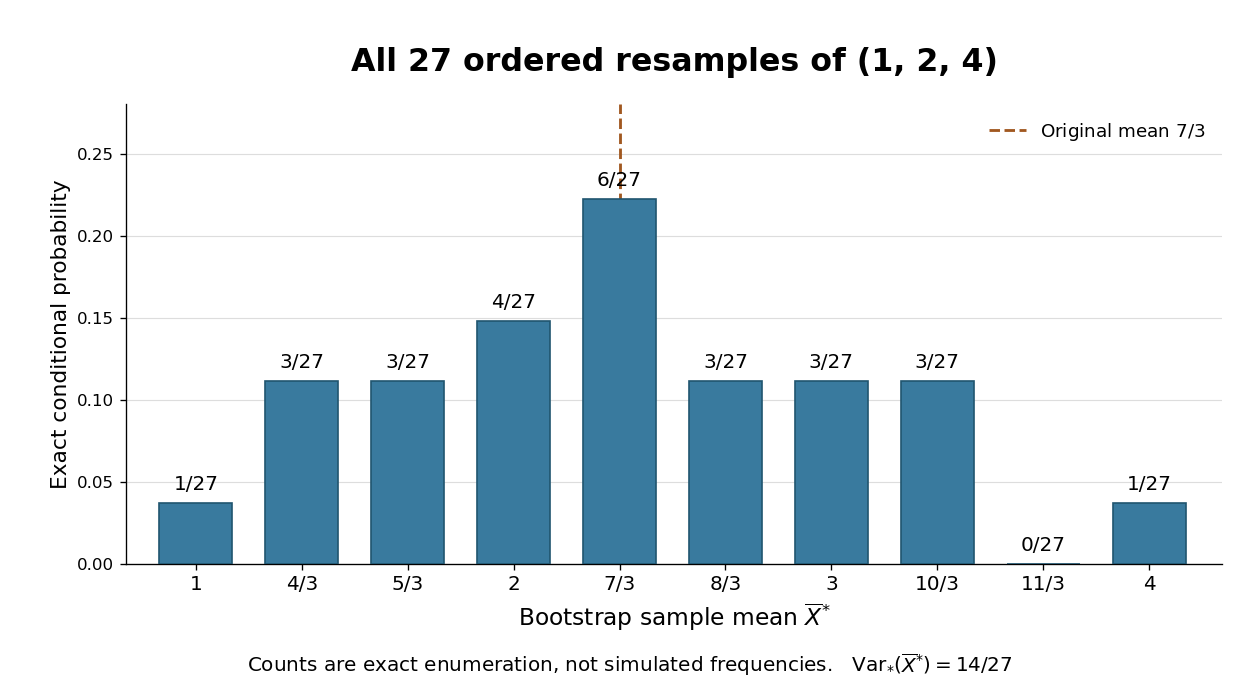

The Python source for this figure:
"""Enumerate every ordered bootstrap sample; emit the matching PNG in CWD."""
from collections import Counter
from fractions import Fraction
from itertools import product
from pathlib import Path
import matplotlib
matplotlib.use("Agg")
import matplotlib.pyplot as plt
import numpy as np


def main():
    counts = Counter(sum(sample) for sample in product((1, 2, 4), repeat=3))
    sums = np.arange(3, 13)
    means = sums / 3
    weights = np.array([counts[int(s)] for s in sums])
    assert weights.sum() == 27
    assert sum(Fraction(s, 3)*Fraction(c, 27) for s, c in counts.items()) == Fraction(7, 3)
    fig, ax = plt.subplots(figsize=(10.5, 5.8), dpi=120)
    fig.patch.set_facecolor("white")
    ax.bar(means, weights/27, width=.23, color="#397a9e", edgecolor="#20556f", zorder=3)
    for x, c in zip(means, weights):
        ax.text(x, c/27+.008, f"{c}/27", ha="center", fontsize=12)
    ax.axvline(7/3, color="#a15820", ls="--", lw=1.7, label=r"Original mean $7/3$")
    ax.set_xticks(means, [str(Fraction(int(s), 3)) for s in sums], fontsize=12)
    ax.set_xlabel(r"Bootstrap sample mean $\overline{X}^{*}$", fontsize=14)
    ax.set_ylabel("Exact conditional probability", fontsize=13)
    ax.set_ylim(0, .28)
    ax.set_xlim(.78, 4.23)
    ax.set_title("All 27 ordered resamples of (1, 2, 4)", fontsize=19, weight="bold", pad=20)
    ax.grid(axis="y", color="#dddddd", lw=.7, zorder=0)
    ax.spines[["top", "right"]].set_visible(False)
    ax.legend(loc="upper right", frameon=False, fontsize=11)
    fig.text(.5, .035, r"Counts are exact enumeration, not simulated frequencies.   $\mathrm{Var}_{*}(\overline{X}^{*})=14/27$", ha="center", fontsize=12)
    fig.subplots_adjust(left=.1, right=.97, top=.85, bottom=.19)
    fig.savefig(Path(__file__).stem + ".png", facecolor="white", transparent=False)
    plt.close(fig)


if __name__ == "__main__":
    main()
